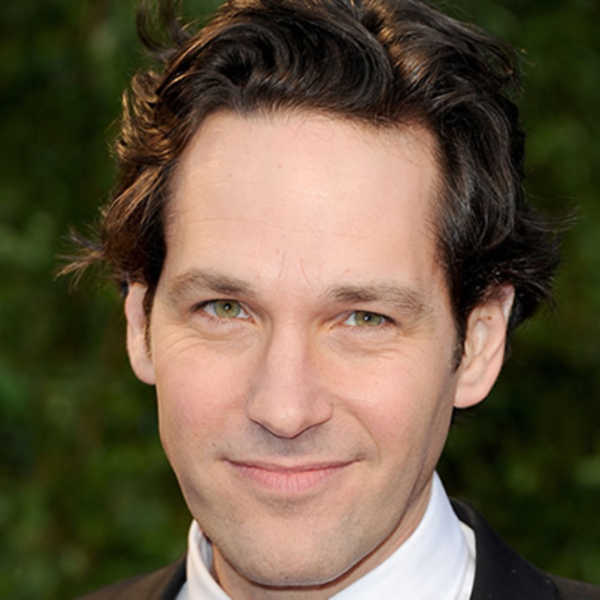
#> input picture assign3/paulrudd.jpg, 1200 x 1200 px (shown at 1/2 size)
$ python hybrid.py
#> lines starting #> are read from the running program, lines starting #| are printed output that depends on the picture
import numpy as np
from numpy.fft import fft2, ifft2, fftshift, ifftshift
import imageio
import math
import cv2

def makeGaussianFilter(numberOfRows, numberOfCols, sigma, highPass=True):
	centerY = 0
	centerX = 0
	# Gets the center of the image to Gaussian Filter
	if(numberOfRows % 2 == 1):
		centerY = int(numberOfRows / 2) + 1
	else:
		centerY = int(numberOfRows / 2)

	if(numberOfRows % 2 == 1):
		centerX = int(numberOfRows / 2) + 1
	else:
		centerX = int(numberOfRows / 2)

	def gaussian(i,j):
		# Gaussian Filter function
		coefficient = math.exp(-1.0 * ((i - centerY)**2 + (j - centerX)**2) / (2 * sigma**2))

		# This handles (A - blur(A)) for the low pass image
		if(highPass):
			return 1 - coefficient
		else:
			return coefficient

	# List comprehension to create 2D array of gaussian coefficients at i,j
	return np.array([[gaussian(i,j) for j in range(numberOfCols)] for i in range(numberOfRows)])

def filterDFourierTransform(imageMatrix, filteredMatrix):
   	shiftedDFT = fftshift(fft2(imageMatrix))
   	filteredDFT = shiftedDFT * filteredMatrix
   	return ifft2(ifftshift(filteredDFT))

def lowPass(imageMatrix, sigma):
   	n, m = imageMatrix.shape
   	gaussFiltered = makeGaussianFilter(n, m, sigma, highPass = False)
   	return filterDFourierTransform(imageMatrix, gaussFiltered)

def highPass(imageMatrix, sigma):
   	n, m = imageMatrix.shape
   	gaussFiltered = makeGaussianFilter(n, m, sigma, highPass = True)
   	return filterDFourierTransform(imageMatrix, gaussFiltered)

def hybridizeImage(highFrequencyImg, lowFrequencyImg, highSigmaCutoff, lowSigmaCutoff):
	lowPassImage = lowPass(lowFrequencyImg, lowSigmaCutoff)
	highPassImage = highPass(highFrequencyImg, highSigmaCutoff)

	return lowPassImage + highPassImage


# import and resize images to be used
img1 = imageio.imread("paulrudd.jpg", as_gray=True)
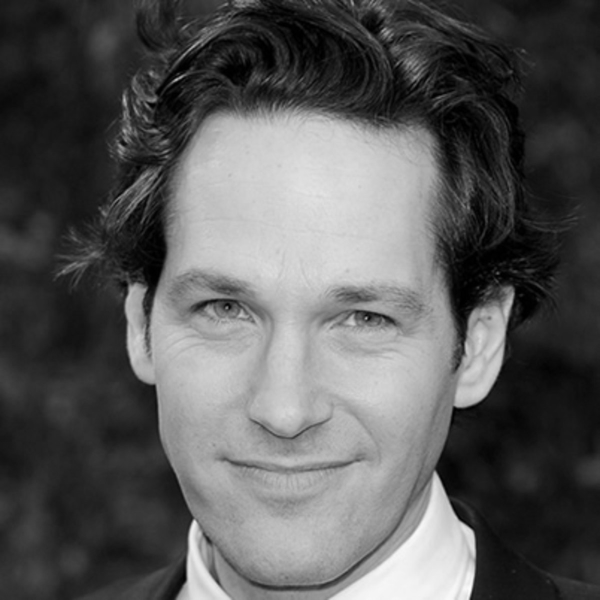
#> img1: shape (1200, 1200) float32 (shown at 1/2 size); min 0, max 255, mean 90.1
img1 = cv2.resize(img1, dsize=(900, 900), interpolation = cv2.INTER_CUBIC)
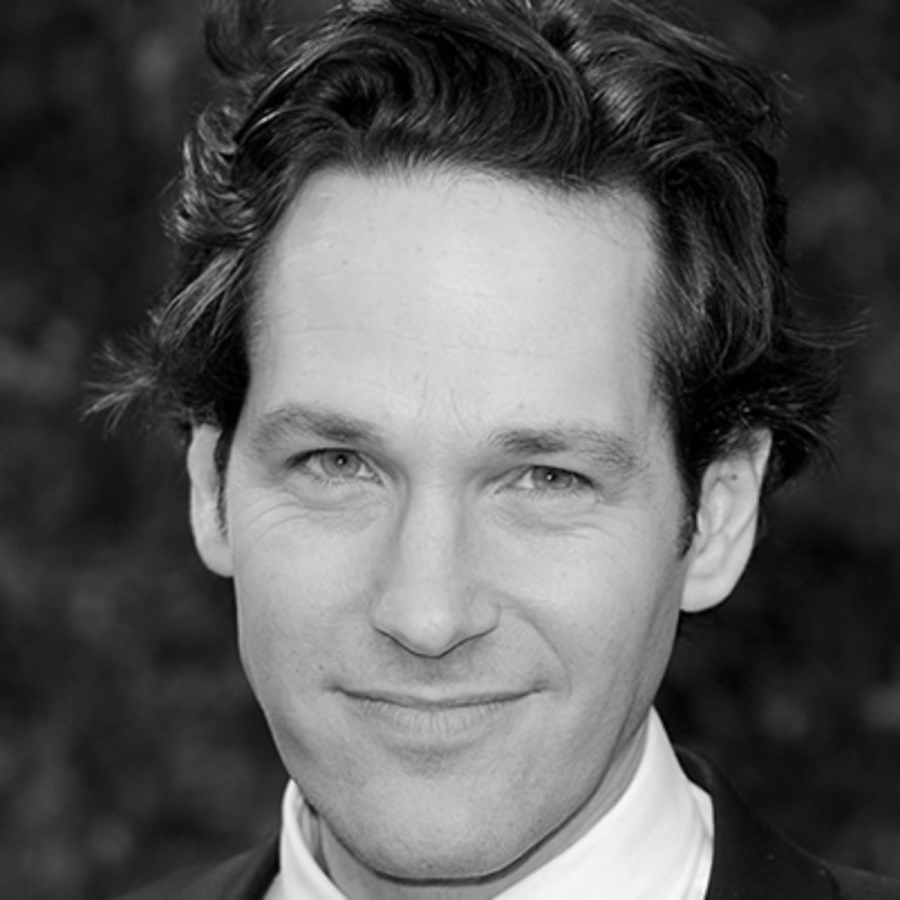
#> img1: shape (900, 900) float32; min -0.679, max 255.4, mean 90.1; drawn with min black and max white
img2 = imageio.imread("markruffalo.jpg", as_gray=True)
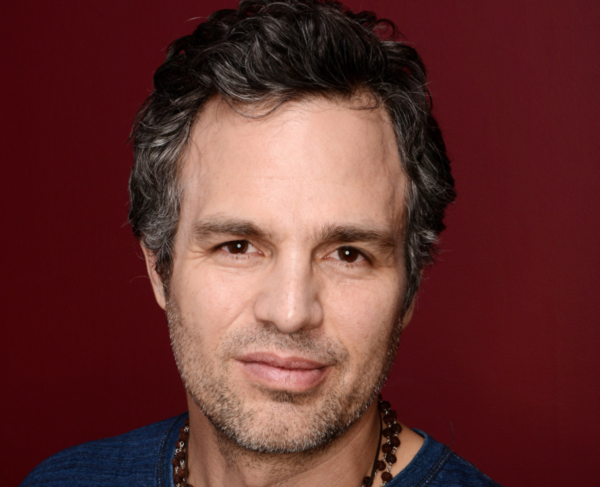
#> input picture assign3/markruffalo.jpg, 1200 x 974 px (shown at 1/2 size)
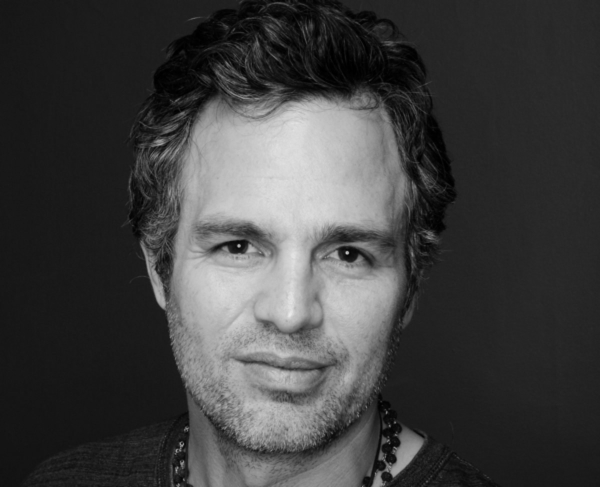
#> img2: shape (974, 1200) float32 (shown at 1/2 size); min 0, max 237.7, mean 64.4
img2 = cv2.resize(img2, dsize=(900, 900), interpolation = cv2.INTER_CUBIC)
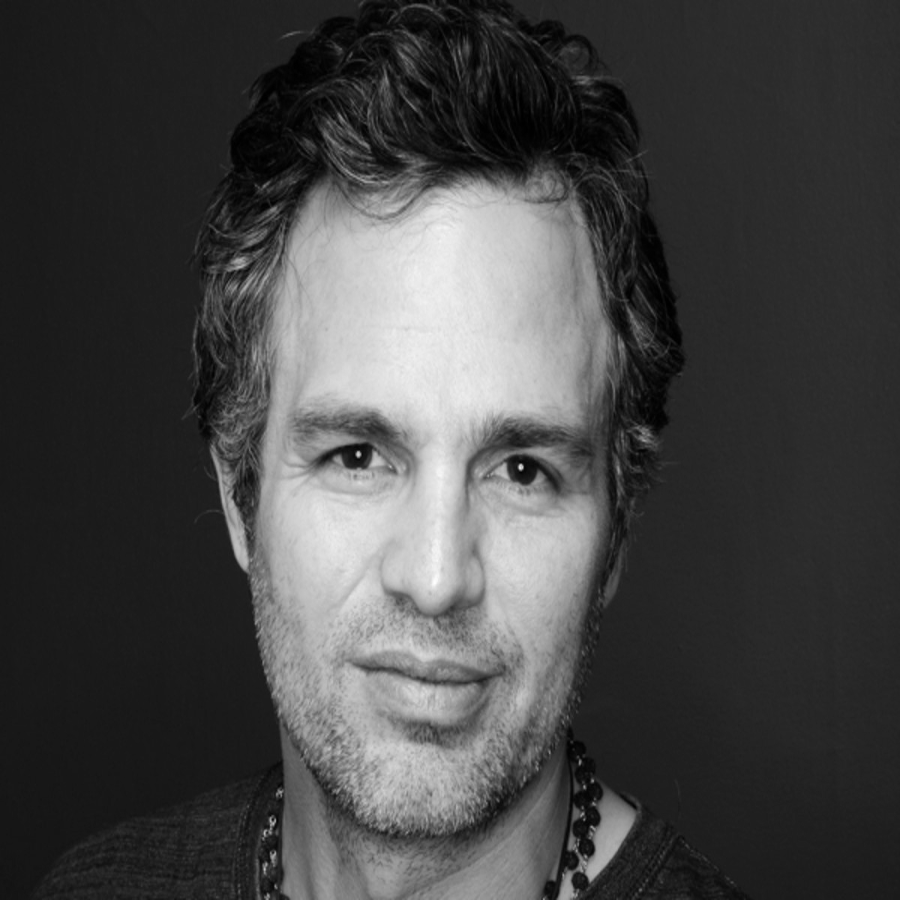
#> img2: shape (900, 900) float32; min -0.755, max 237.5, mean 64.4; drawn with min black and max white

# Start making the hybrid image

sigmaStart = 35
for i in range(5, sigmaStart, 5):
	lowSigma = i
	for j in range(sigmaStart, 65, 5):
		highSigma = j
#> (the run stopped early here; a loop or call above may not have finished)
